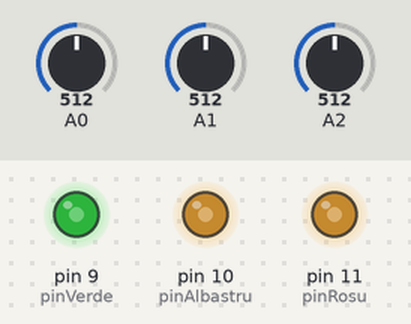
Bench run of a sketch on a simulated Arduino Uno, built with avr-gcc and run on an emulated ATmega328P. Shown: output pins drawn as LEDs (lit = HIGH). The inputs (shaded band) are chosen by the test bench; at power-on: A0 = 512, A1 = 512, A2 = 512.

Above: at 1.2 s.
1.3 s: A0 set to 716
At 2.3 s:
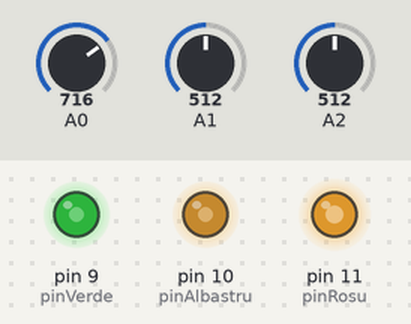
2.8 s: A1 set to 716
At 3.5 s:
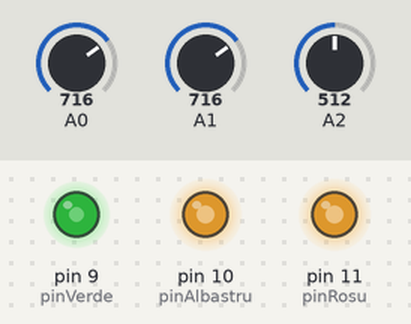
4.3 s: A2 set to 716
At 4.7 s:
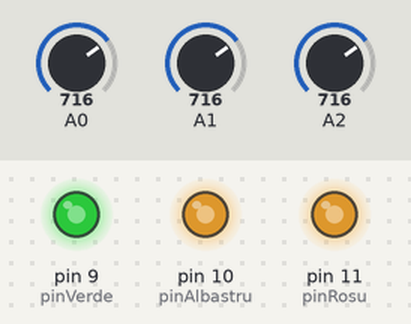
5.8 s: A0 set to 900
At 7.0 s:
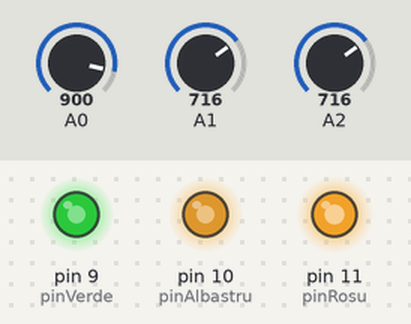
7.3 s: A1 set to 900
At 8.0 s:
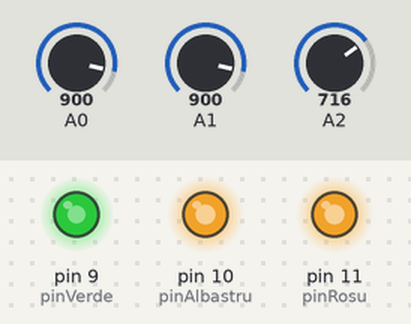
8.8 s: A2 set to 900
At 9.2 s:
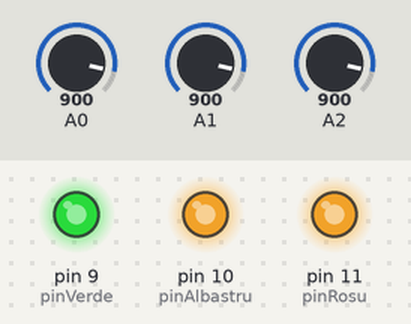
Timing chart, 0 to 11.3 s (numbered marks = the images above; inputs shaded):
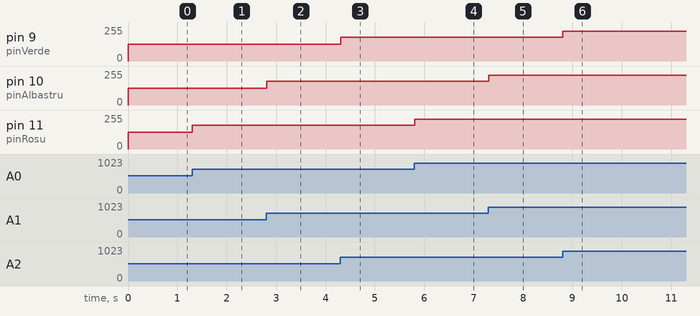

Measured:
- after the input at 1.3 s, pin 11 (pinRosu): 127/255 → 178/255 at once
- after the input at 2.8 s, pin 10 (pinAlbastru): 127/255 → 178/255 at once
- after the input at 4.3 s, pin 9 (pinVerde): 127/255 → 178/255 at once
- after the input at 5.8 s, pin 11 (pinRosu): 178/255 → 224/255 at once
- after the input at 7.3 s, pin 10 (pinAlbastru): 178/255 → 224/255 at once
- after the input at 8.8 s, pin 9 (pinVerde): 178/255 → 224/255 at once

The sketch:

homework_1.ino
```cpp
int pinRosu = 11;
int pinAlbastru = 10;
int pinVerde = 9;

int valRosu, valAlbastru, valVerde;


void setup() {
  pinMode(pinRosu, OUTPUT);
  pinMode(pinAlbastru, OUTPUT);
  pinMode(pinVerde, OUTPUT);
  pinMode(A0, INPUT);
  pinMode(A1, INPUT);
  pinMode(A2, INPUT);
}

void loop() {
  int pot_val1 = analogRead(A0);
  int pot_val2 = analogRead(A1);
  int pot_val3 = analogRead(A2);

  valAlbastru = map(pot_val2, 0, 1023, 0, 255);
  valVerde = map(pot_val3, 0, 1023, 0, 255);
  valRosu = map(pot_val1, 0, 1023, 0, 255);


  analogWrite(pinAlbastru, valAlbastru);
  analogWrite(pinVerde, valVerde);
  analogWrite(pinRosu, valRosu);

  delay(10);
}
```
